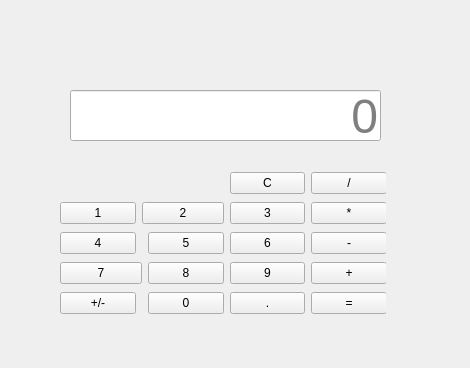
<?xml version="1.0" encoding="UTF-8"?>
<ui version="4.0">
 <class>CalculatorWidget</class>
 <widget class="QWidget" name="CalculatorWidget">
  <property name="geometry">
   <rect>
    <x>0</x>
    <y>0</y>
    <width>470</width>
    <height>368</height>
   </rect>
  </property>
  <property name="windowTitle">
   <string>Widget</string>
  </property>
  <widget class="QLineEdit" name="calculatorNumberLineEdit">
   <property name="geometry">
    <rect>
     <x>70</x>
     <y>90</y>
     <width>311</width>
     <height>51</height>
    </rect>
   </property>
   <property name="font">
    <font>
     <pointsize>36</pointsize>
     <bold>false</bold>
    </font>
   </property>
   <property name="text">
    <string/>
   </property>
   <property name="alignment">
    <set>Qt::AlignRight|Qt::AlignTrailing|Qt::AlignVCenter</set>
   </property>
   <property name="readOnly">
    <bool>true</bool>
   </property>
   <property name="placeholderText">
    <string>0</string>
   </property>
  </widget>
  <widget class="QWidget" name="">
   <property name="geometry">
    <rect>
     <x>60</x>
     <y>170</y>
     <width>326</width>
     <height>146</height>
    </rect>
   </property>
   <layout class="QGridLayout" name="gridLayout">
    <item row="0" column="3">
     <widget class="QPushButton" name="clearAllButton">
      <property name="text">
       <string>C</string>
      </property>
     </widget>
    </item>
    <item row="0" column="4">
     <widget class="QPushButton" name="divisionButton">
      <property name="text">
       <string>/</string>
      </property>
     </widget>
    </item>
    <item row="1" column="0">
     <widget class="QPushButton" name="oneButton">
      <property name="text">
       <string>1</string>
      </property>
     </widget>
    </item>
    <item row="1" column="1" colspan="2">
     <widget class="QPushButton" name="twoButton">
      <property name="text">
       <string>2</string>
      </property>
     </widget>
    </item>
    <item row="1" column="3">
     <widget class="QPushButton" name="threeButton">
      <property name="text">
       <string>3</string>
      </property>
     </widget>
    </item>
    <item row="1" column="4">
     <widget class="QPushButton" name="multiplicationButton">
      <property name="text">
       <string>*</string>
      </property>
     </widget>
    </item>
    <item row="2" column="0">
     <widget class="QPushButton" name="fourButton">
      <property name="text">
       <string>4</string>
      </property>
     </widget>
    </item>
    <item row="2" column="2">
     <widget class="QPushButton" name="fiveButton">
      <property name="text">
       <string>5</string>
      </property>
     </widget>
    </item>
    <item row="2" column="3">
     <widget class="QPushButton" name="sixButton">
      <property name="text">
       <string>6</string>
      </property>
     </widget>
    </item>
    <item row="2" column="4">
     <widget class="QPushButton" name="subtractionButton">
      <property name="text">
       <string>-</string>
      </property>
     </widget>
    </item>
    <item row="3" column="0" colspan="2">
     <widget class="QPushButton" name="sevenButton">
      <property name="text">
       <string>7</string>
      </property>
     </widget>
    </item>
    <item row="3" column="2">
     <widget class="QPushButton" name="eightButton">
      <property name="text">
       <string>8</string>
      </property>
     </widget>
    </item>
    <item row="3" column="3">
     <widget class="QPushButton" name="nineButton">
      <property name="text">
       <string>9</string>
      </property>
     </widget>
    </item>
    <item row="3" column="4">
     <widget class="QPushButton" name="additionButton">
      <property name="text">
       <string>+</string>
      </property>
     </widget>
    </item>
    <item row="4" column="0">
     <widget class="QPushButton" name="plusMinusButton">
      <property name="text">
       <string>+/-</string>
      </property>
     </widget>
    </item>
    <item row="4" column="2">
     <widget class="QPushButton" name="zeroButton">
      <property name="text">
       <string>0</string>
      </property>
     </widget>
    </item>
    <item row="4" column="3">
     <widget class="QPushButton" name="decimalPointButton">
      <property name="text">
       <string>.</string>
      </property>
     </widget>
    </item>
    <item row="4" column="4">
     <widget class="QPushButton" name="equalsButton">
      <property name="text">
       <string>=</string>
      </property>
     </widget>
    </item>
   </layout>
  </widget>
 </widget>
 <resources/>
 <connections/>
</ui>
